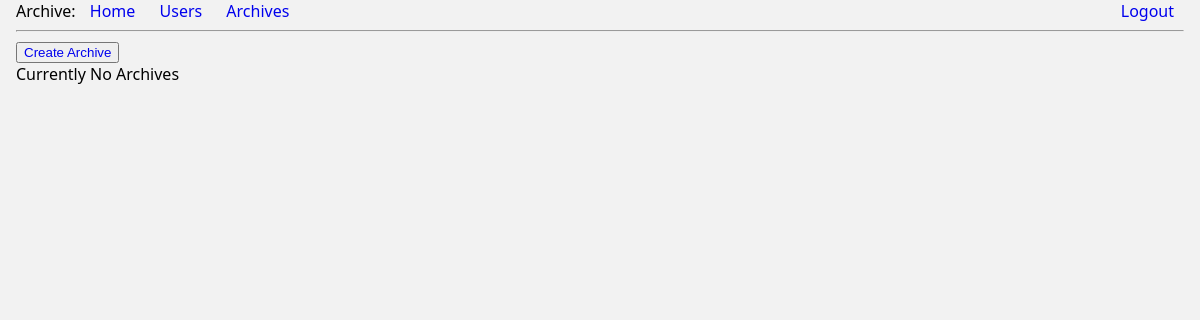
The page /archives (signed in) on the database as committed earlier.
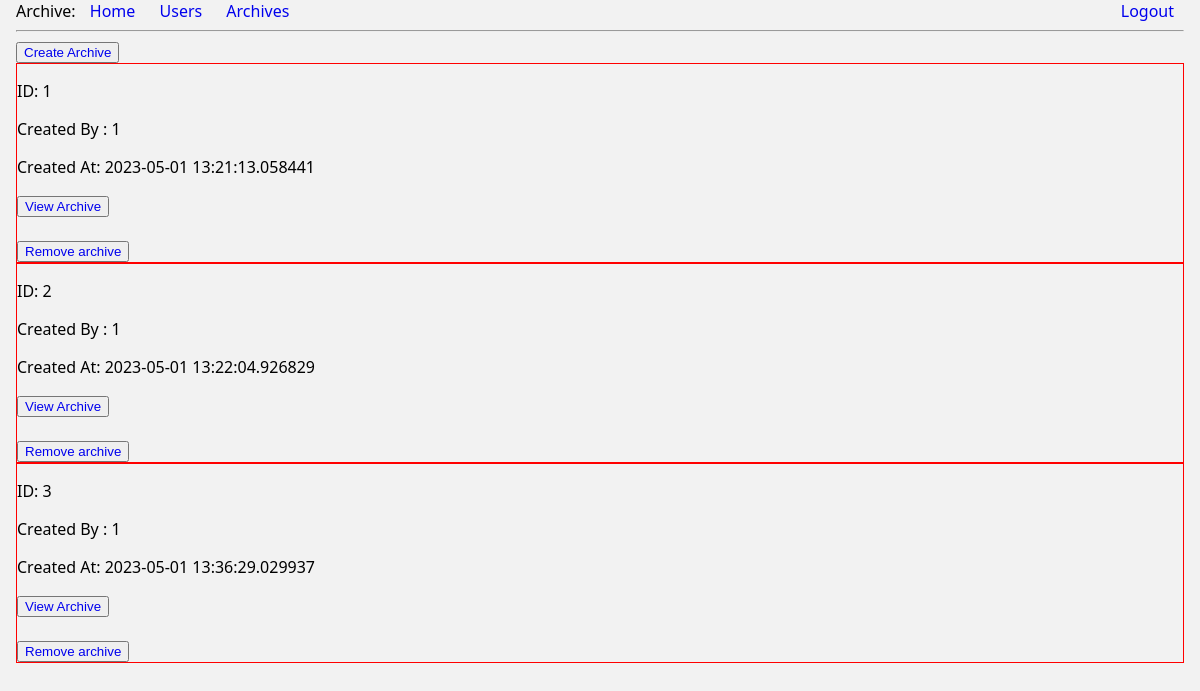
The same page on the database as committed later.
### app/models.py (models this page shows, shortened)
class Archive(db.Model):
    id = db.Column(db.Integer, primary_key=True)
    user_id = db.Column(db.Integer, db.ForeignKey('user.id'))
    created_on = db.Column(db.DateTime, default=datetime.datetime.utcnow)

### app/routes.py (the view)
@app.route('/archives')
@login_required
def archives():
    archives = Archive.query.all()
    return render_template("archives.html", archives=archives, busy=globals.thread.is_alive())

### app/models.py (called while the page is built)
@login.user_loader
def load_user(id):
    return User.query.get(int(id))

### templates/archives.html
{% extends "base.html" %}
{% block content %}
    {% if busy %}
    <div>Tool is currently busy creating an archive</div>
    {% else %}
    <button><a href="{{url_for('createArchive')}}">Create Archive</a></button>
    {% endif %}
    {% if archives %}
        {% for archive in archives %}
            <div style="border: 1px solid red;">
                <p>ID: {{ archive.id }}</p>
                <p>Created By : {{ archive.user_id }}</p>
                <p>Created At: {{ archive.created_on }}</p>
                <button><a target="_blank" href="http://{{archive.id}}.localhost:9090">View Archive</a></button><br><br>
                <button><a href="/removeArchive/{{archive.id}}">Remove archive</a></button>
            </div>
        {% endfor %}
    {% else %}
        <div>Currently No Archives</div>
    {% endif %}
{% endblock %}

### templates/base.html (shortened to what this page needs)
<!DOCTYPE html>
<html lang="en">
<head>
      <link rel="stylesheet" href= {{url_for('static', filename='styles/base.css')}}>
</head>
<body>
    <nav>
      <div>
        Archive:
        <a href="/index">Home</a>
        {% if current_user.isAdmin %}
        <a href="/users">Users</a>
        {% endif %}
        <a href="/archives">Archives</a>
      </div>
      <div>
        <a href="/logout">Logout</a>
      </div>
    </nav>
    <hr>
    {% block content %}{% endblock %}
</body>
</html>

### static/styles/base.css (style rules this page uses)
:root { --blue-500: hsl(213, 100%, 23%); --blue-400: hsl(213, 100%, 35%); --blue-300: hsl(213, 100%, 50%); }
*, *::after, *::before { box-sizing: border-box; }
html { font-family: system-ui; }
body { background-color: hsl(0, 0%, 95%); margin: 0 1rem; }
a { text-decoration: none; }
nav { display: flex; justify-content: space-between; }
nav > div > a { margin: 0 10px; }

Rows that differ between the two databases and show on the page:
added Archive: id "1", user_id "1", created_on "2023-05-01 13:21:13.058441"
added Archive: id "2", user_id "1", created_on "2023-05-01 13:22:04.926829"
added Archive: id "3", user_id "1", created_on "2023-05-01 13:36:29.029937"
Other text that changed with them:
text no longer shown: "Currently No Archives"
